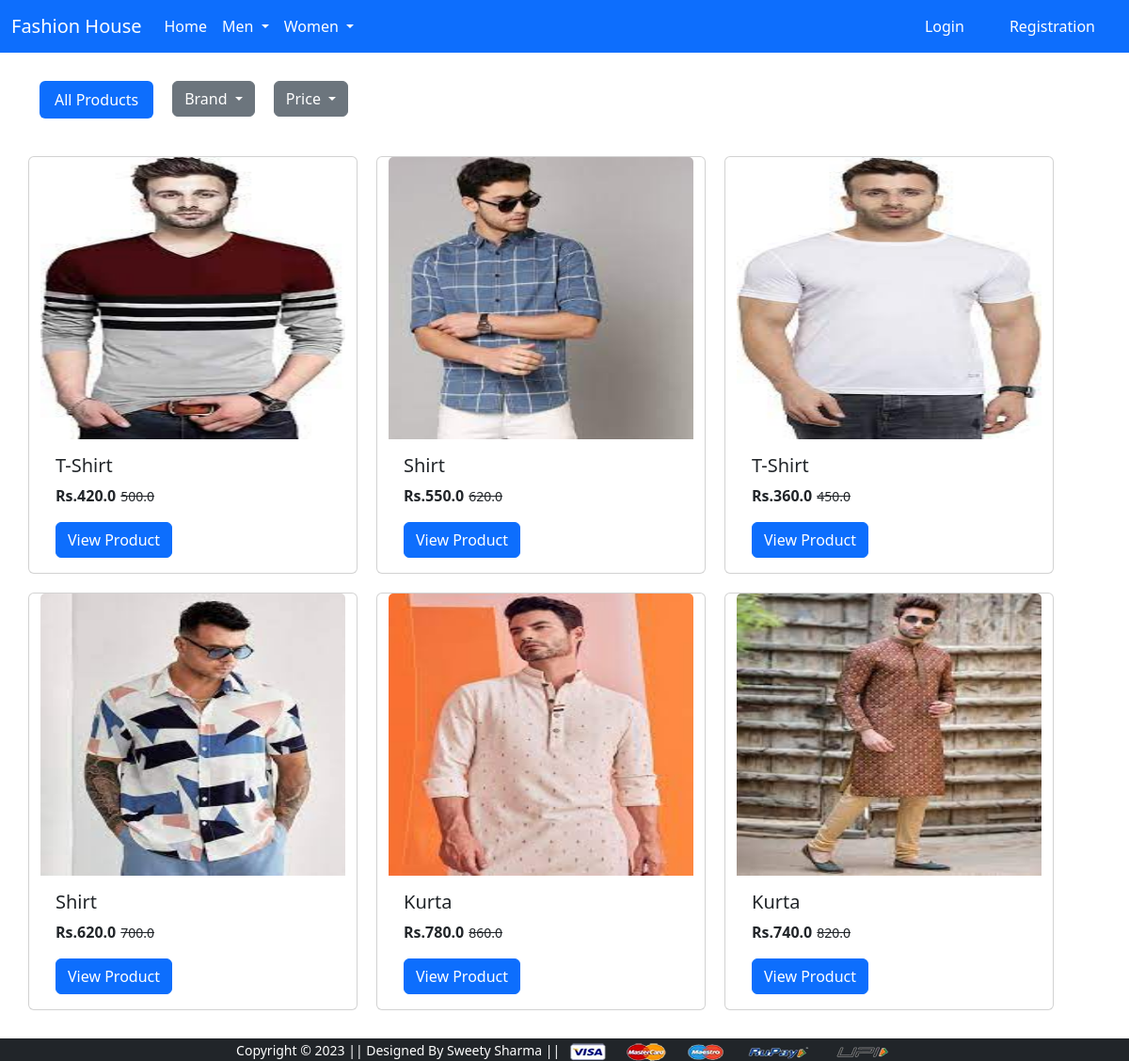
Screenshot of /men/Topwear/ with the database file from the repository.
### app/models.py (models this page shows, shortened)
class Product(models.Model):
    title=models.CharField(max_length=100)
    selling_price=models.FloatField()
    discounted_price=models.FloatField()
    quantity=models.IntegerField()
    description=models.TextField()
    brand=models.CharField(max_length=100)
    category=models.CharField(choices=category_choices,max_length=20)
    sub_category=models.CharField(choices=sub_category_choices,max_length=50)
    product_image=models.ImageField(upload_to='productimg')

### app/views.py (the view)
# urls.py: path('men/Topwear/', views.mentopwear, name='mentopwear'),
def mentopwear(request,data=None):
 cartitem=0
 if request.user.is_authenticated:
    cartitem=len(cart.objects.filter(user=request.user))
 if data == None:
  products=Product.objects.filter(category="Men").filter(sub_category="Top Wear")
 elif data == "Levis" or data == 'Tokyo Talkies' or data == "Roadster" or data == "Fab Star":
  products=Product.objects.filter(category="Men").filter(sub_category="Top Wear").filter(brand=data)
 elif data == "below":
  products=Product.objects.filter(category="Men").filter(sub_category="Top Wear").filter(discounted_price__lt=500)
 elif data == "above":
  products=Product.objects.filter(category="Men").filter(sub_category="Top Wear").filter(discounted_price__gt=500)
 return render(request, 'app/mentopwear.html',{'products':products,"cartitem":cartitem})

### app/templates/app/mentopwear.html (shortened to what this page needs)
{% extends 'app/base.html' %}
{% load static %}
{% block main-content %}
<div class="container " style="margin: 30px;">
    <ul class="nav nav-pills ">
    <li class="nav-item">
        <a class="nav-link active " aria-current="true" href="{% url 'mentopwear' %}">All Products</a>
    </li>
    <li class="nav-item" style="margin-left: 20px; margin-right: 20px;">
        <div class="dropdown">
            <button class="btn btn-secondary dropdown-toggle" type="button" data-bs-toggle="dropdown"
                aria-expanded="false">
                Brand
            </button>
        </div>
    </li>
    <li class="nav-item">
        <div class="dropdown">
            <button class="btn btn-secondary dropdown-toggle" type="button" data-bs-toggle="dropdown"
                aria-expanded="false">
                Price
            </button>
        </div>
    </li>
</ul>
</div>
<div class="container-fluid " style="margin: 20px;">
    <div class="row">
        {% for p in products %}
        <div class="card" style="width: 350px; margin: 10px;">
            <img src="{{p.product_image.url}}" height="300px" class="card-img-top" alt="...">
            <div class="card-body">
                <h5 class="card-title">{{p.title}}</h5>
                <p class="card-text"><strong>Rs.{{p.discounted_price}}</strong><small class="fw-light text-decoration-line-through" style="margin-left: 5px;">{{p.selling_price}}</small></p>
                <a href="{% url 'product_details' p.id %}" class="btn btn-primary">View Product</a>
            </div>
        </div>
        {% endfor %}
    </div>
</div>
{% endblock main-content %}

### rows the page displays
Product: product_image (picture), title "T-Shirt", discounted_price "420.0", selling_price "500.0"
Product: product_image (picture), title "Shirt", discounted_price "550.0", selling_price "620.0"
Product: product_image (picture), title "T-Shirt", discounted_price "360.0", selling_price "450.0"
Product: product_image (picture), title "Shirt", discounted_price "620.0", selling_price "700.0"
Product: product_image (picture), title "Kurta", discounted_price "780.0", selling_price "860.0"
Product: product_image (picture), title "Kurta", discounted_price "740.0", selling_price "820.0"
